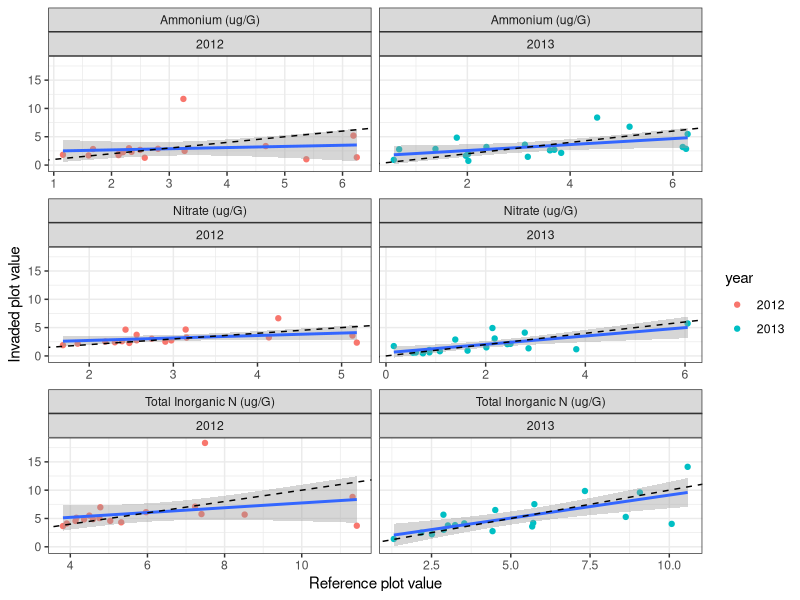

Write R code to recreate this figure. (Note: this script raises an error after producing the figure.)
#question2.R
#files needed: tab-delim files in 'e8DataPackage_080314_clean' folder
#question2: How does reference nutrient availability correlate with invaded nutrient availability across sites?

library(ggplot2); theme_set(theme_bw())
library(dplyr)
library(reshape2)
library(doBy)
#########################################################
#load data

#soil data (sd)
sd<-read.table("e8DataPackage_080314_clean/e8_plothalfSoilData_clean.txt",header=TRUE,sep="\t")
sd_dic<-read.table("e8DataPackage_080314_clean/e8_plothalfSoilData_dictionary_clean.txt",header=TRUE,sep="\t")

#veg data (vd)
vd<-read.table("e8DataPackage_080314_clean/e8_plothalfVegData_clean.txt",header=TRUE,sep="\t")
vd_dic<-read.table("e8DataPackage_080314_clean/e8_plothalfVegData_dictionary_clean.txt",header=TRUE,sep="\t")

#########################################################
#Make dataframe to plot: invader biomass vs native subplot resource availability

#pull out the top depth
sdt<-filter(sd,depth == "T") 

#pick out the columns of interest
colnames(sdt)
sdf<-sdt[,c('year','inv','nhi','noi','toti')]

#reshape
colnames(sdf)
sdf1<-melt(sdf, measure.var=c('nhi','noi','toti'))
sdf1$year<-as.factor(sdf1$year)
sdt1N<-filter(sdf1,inv == "N") 
sdt1I<-filter(sdf1,inv == "I") 
sdf1<-data.frame(sdt1N[,c('year','variable')], nat.vals=sdt1N[,'value'], inv.vals=sdt1I[,'value'])
head(sdf)

#rename variables
sdf1s <- sdf1
levels(sdf1s$variable)[levels(sdf1s$variable)=="nhi"] <- "Ammonium (ug/G)"
levels(sdf1s$variable)[levels(sdf1s$variable)=="noi"] <- "Nitrate (ug/G)"
levels(sdf1s$variable)[levels(sdf1s$variable)=="toti"] <- "Total Inorganic N (ug/G)"
levels(sdf1s$variable)[levels(sdf1s$variable)=="nitrifd"] <- "Nitrification (ug/G*d)"
levels(sdf1s$variable)[levels(sdf1s$variable)=="minzd"] <- "Mineralization (ug/G*d)"
levels(sdf1s$variable)[levels(sdf1s$variable)=="soilmoi"] <- "Soil Moisture (%)"

s<-ggplot(sdf1s,aes(sdf1s, x=nat.vals, y = inv.vals)) + 
  geom_point(aes(color=year)) +
  facet_wrap(~variable+year, scales='free_x', ncol=2) +
  xlab("Reference plot value") + ylab("Invaded plot value") +
  geom_smooth(method='lm',se=T) +
  geom_abline(intercept=0, slope=1, lty=2, color=1)
s

#make scales 1:1
#outliers

##########################
#linear model
s12<-sdf[year==2012,]
s13<-sdf[year==2013,]

colnames(s12)
endcol<-4
#Fxn to calc pvals and coefs
AnotherFxn<-function(data, endcol){
  xvars<-colnames(data)[2:endcol]
  store<-numeric(0)
  i<-0
  for (i in 1:length(xvars)){
    x<-data[,i+1]
    y<-data[,'mv']
    df<-data.frame(x,y)
    fit<-lm(y ~ x, df)
    pvals<-GetPvals(fit)
    coefs<-GetCoefs(fit)
    row<-c(pvals,coefs)
    store<-rbind(store,row)
  }
  return(store)
}

#Do it!
result12<-AnotherFxn(sv12, endcol)
colnames(result12)<-c('pvalx','r2','int', 'coefx')
result12

result13<-AnotherFxn(sv13, endcol)
colnames(result13)<-c('pvalx','r2','int', 'coefx')
result13

#Make a nice table
varnum<-endcol-1
year<-c(rep('2012',varnum),rep('2013',varnum))
tmp<-c("Ammonium (ug/G)","Nitrate (ug/G)","Total Inorganic N (ug/G)")
xvar<-rep(tmp,2)
tmp1<-rbind(result12,result13)
tmp2<-data.frame(xvar,year,tmp1)
tmp2
tmp3<-orderBy(~xvar,tmp2)
tmp3[,3:5]<-round(tmp3[,3:5], digits=2)
tab<-tmp3
tab
